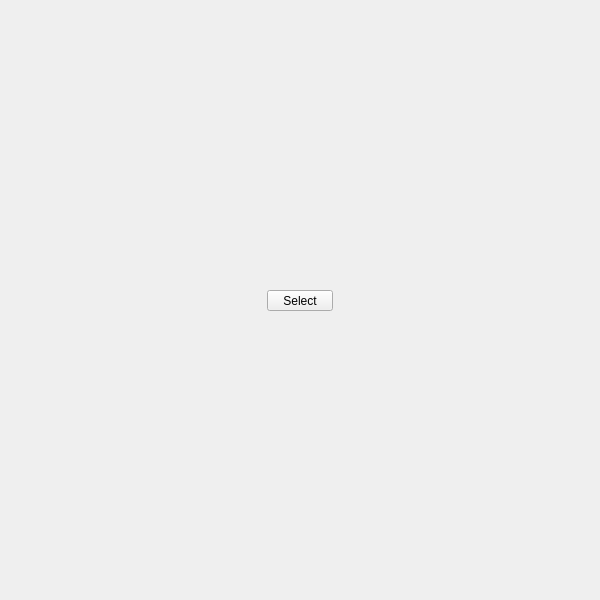
<?xml version="1.0" encoding="UTF-8"?>
<ui version="4.0">
 <class>QtUi</class>
 <widget class="QMainWindow" name="QtUi">
  <property name="geometry"><rect><x>0</x><y>0</y><width>600</width><height>600</height></rect></property>
  <property name="sizePolicy"><sizepolicy hsizetype="Ignored" vsizetype="Ignored"><horstretch>0</horstretch><verstretch>0</verstretch></sizepolicy></property>
  <property name="minimumSize"><size><width>0</width><height>0</height></size></property>
  <property name="maximumSize"><size><width>600</width><height>600</height></size></property>
  <property name="toolButtonStyle"><enum>Qt::ToolButtonIconOnly</enum></property>
  <property name="tabShape"><enum>QTabWidget::Triangular</enum></property>
  <property name="dockNestingEnabled"><bool>true</bool></property>
  <property name="dockOptions"><set>QMainWindow::AllowNestedDocks|QMainWindow::AllowTabbedDocks|QMainWindow::AnimatedDocks|QMainWindow::ForceTabbedDocks</set></property>
  <widget class="QWidget" name="widget">
   <property name="sizePolicy"><sizepolicy hsizetype="Ignored" vsizetype="Ignored"><horstretch>0</horstretch><verstretch>0</verstretch></sizepolicy></property>
   <widget class="MenuButton" name="i002">
    <property name="geometry">
     <rect><x>267</x><y>290</y><width>66</width><height>21</height></rect>
    </property>
    <property name="minimumSize"><size><width>0</width><height>21</height></size></property>
    <property name="maximumSize"><size><width>999</width><height>21</height></size></property>
    <property name="target"><string>select</string></property>
    <property name="text"><string>Select</string></property>
   </widget>
  </widget>
 </widget>
 <customwidgets>
  <customwidget><class>MenuButton</class><extends>QPushButton</extends><header>widgets.menubutton.h</header></customwidget>
 </customwidgets>
 <resources/>
 <connections/>
</ui>
